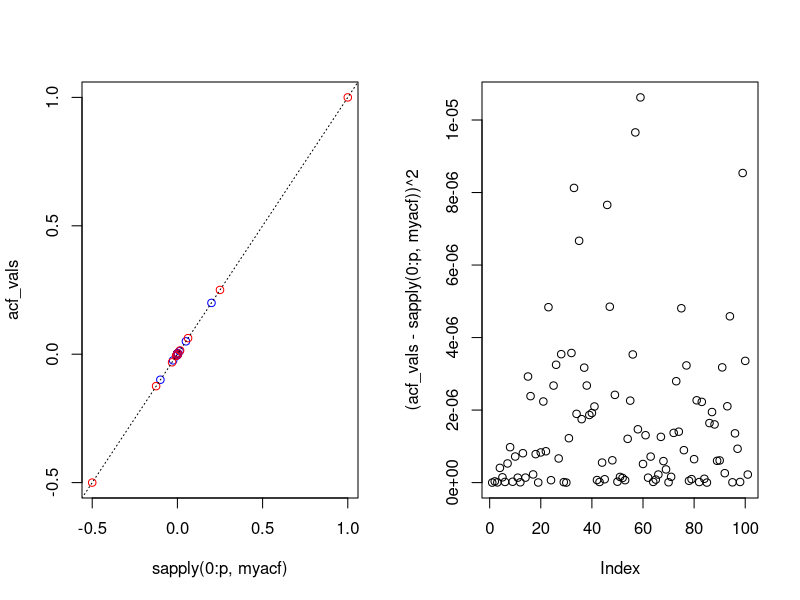

Write R code to recreate this figure.
library(zoo)
library(tseries)


########## THE FIX: ODD SHOULD BE (i + 1)/2 NOT (i - 1)/2
par(mfrow = c(1, 2))

test = arima.sim(n = 1000000, list(ar = c(0,  -0.5), ma = c(0.5)),
                 sd = 1)


p = 100

acf_vals = acf(test, lag.max = p, plot= F)$acf

myacf = function(h){
  if((h %% 2) == 0){
    (-0.5)^(h/2)
  }
  else{
    # why not 1/4 
    (1/5)*((-0.5)^((h-1)/2))
  }
}


cols=sapply(0:p, function(h){
  ifelse((h %% 2) == 0, 'red', 'blue')
})
plot(x = sapply(0:p, myacf),
     y = acf_vals, 
     col = cols)
abline(a = 0, b = 1, col = "black", lty='dotted')

plot((acf_vals -sapply(0:p, myacf) )^2)
sum( (acf_vals -sapply(0:p, myacf) )^2)
